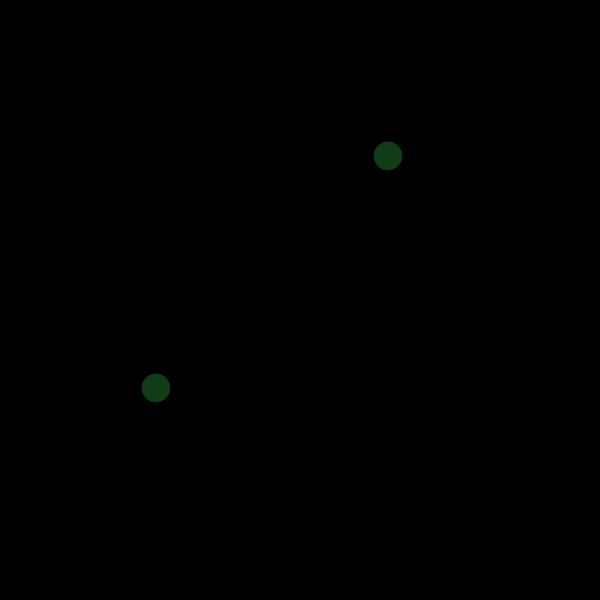
Frame 1 (no input)
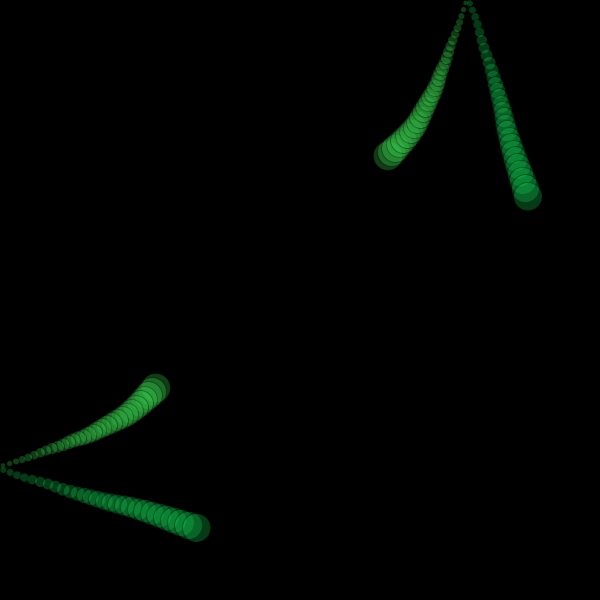
Frame 60 (the mouse pressed at the canvas centre just before this capture)
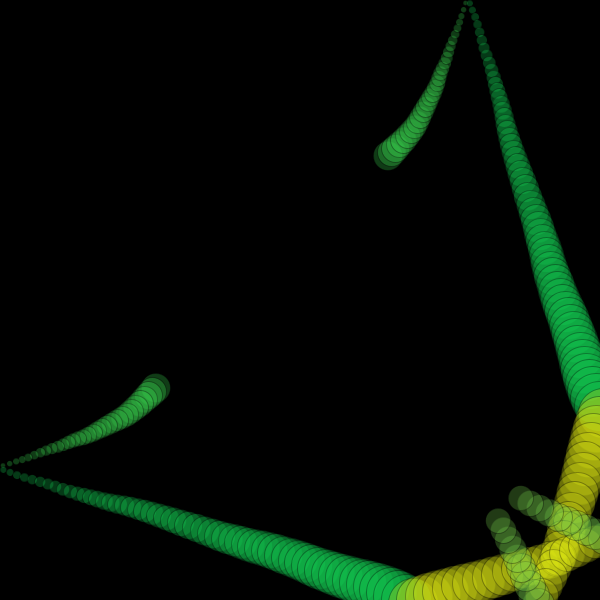
Frame 120 (the mouse held since frame 60 and released just before this capture)

The Processing sketch that drew these frames (run headless with seeded random() and noise(); from frame 60 on, the mouse is pressed at the canvas centre):

// Processing sketch: sketch_cool_double_ellipse
// ── sketch_cool_double_ellipse.pde
Particle p;

void setup(){
  size(600, 600);
  background(0);
  p = new Particle();
}

void draw(){
  p.drawParticle();
}

// ── Particle.pde
class Particle{
  float x, y, r;
  float xD, yD, rD;
  float R,G,B;
  
  Particle(){
    x = random(width);
    y = random(height);
    r = random(10, 30);
    
    defColor();
    
    //xD = random(-2 , 2);
    //yD = random(-2, 2);
    
    xD = random(3, 5);
    if(random(100)<50)
      xD = -xD;
      
    yD = random(3, 5);
    if(random(100)<50)
      yD = -yD;
      
    rD = random(0.5, 2);
    if(random(100) < 50)
      rD = -rD;    
  }
  
  void drawParticle(){
    fill(R,G,B, 70);
    noStroke();
    stroke(0, 80);
    ellipse(x, y, r, r);
    ellipse(y, x, r, r);
    x = x + xD;
    y = y + yD;
    r = r + rD;
    
    if(x > width){
      xD = -xD;
      defColor();
    }
    if( x < 0){
      xD = -xD;
      defColor();
    }
    if(y > height){
      yD = -yD;
      defColor();
    }
    if( y < 0){
      yD = -yD;
      defColor();
    }
    if(r < 5)
      rD = -rD;
    if(r > 50)
      rD = -rD;
    
   xD = xD + random(-0.5, 0.5);
   yD = yD + random(-0.5, 0.5);
  }
  
  void defColor(){
    R = random(0, 255);
    G = random(0, 255);
    B = random(0, 255);
  }
}
